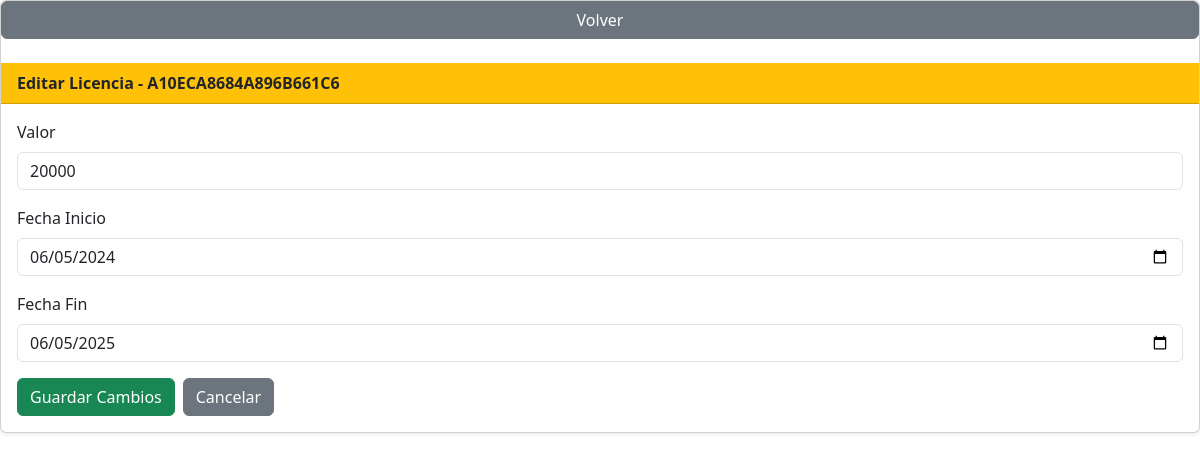
The app's page /roles/superAdministrador/editarLicencias.php?editar=A10ECA8684A896B661C6 (signed in) with its own data.
### tables this page shows
CREATE TABLE `licencias` (
  `id_licencia` varchar(20) NOT NULL,
  `id_tipo_licencia` int(11) NOT NULL,
  `valor` int(11) NOT NULL,
  `fecha_inicio` date NOT NULL,
  `fecha_fn` date NOT NULL,
  `UsosGastados` int(11) NOT NULL,
  `id_empresa` int(11) NOT NULL,
  `id_estado` int(11) NOT NULL,
  `created_at` timestamp NOT NULL DEFAULT current_timestamp()
);

### roles/superAdministrador/editarLicencias.php (the view, shortened to what this page needs)
<?php
$conexion = new database;
$con = $conexion->conectar();
$datosLicencia = null;
if (isset($_GET['editar'])) {
    $idEditar = $_GET['editar'];
    $consulta = $con->prepare(
        "SELECT * FROM licencias WHERE id_licencia = ?"
    );
    $consulta->execute([$idEditar]);
    $datosLicencia = $consulta->fetch(PDO::FETCH_ASSOC);
}
?>
<!DOCTYPE html>
<html lang="en">
<head>
    <link href="https://cdn.jsdelivr.net/npm/bootstrap@5.3.5/dist/css/bootstrap.min.css" rel="stylesheet">
</head>
<body>
    <div class="card mb-4 shadow-sm">
        <button onclick="window.location.href='index.php'" class="btn btn-secondary mb-4">Volver</button>
        <div class="card-header bg-warning text-dark">
            <strong>Editar Licencia - <?php echo $datosLicencia['id_licencia']; ?></strong>
        </div>
        <div class="card-body">
            <form action="" method="POST">
                <div class="mb-3">
                    <label for="valor" class="form-label">Valor</label>
                    <input type="number" class="form-control" name="valor" value="<?php echo $datosLicencia['valor']; ?>" required>
                </div>
                <div class="mb-3">
                    <label for="fecha_inicio" class="form-label">Fecha Inicio</label>
                    <input type="date" class="form-control" name="fecha_inicio" value="<?php echo $datosLicencia['fecha_inicio']; ?>" required>
                </div>
                <div class="mb-3">
                    <label for="fecha_fn" class="form-label">Fecha Fin</label>
                    <input type="date" class="form-control" name="fecha_fn" value="<?php echo $datosLicencia['fecha_fn']; ?>" required>
                </div>
                <div class="d-flex gap-2">
                    <button type="submit" name="actualizar" class="btn btn-success">Guardar Cambios</button>
                    <a href="index.php" class="btn btn-secondary">Cancelar</a>
                </div>
            </form>
        </div>
    </div>
</body>
</html>

### records on screen
licencias: id_licencia "A10ECA8684A896B661C6", valor "20000", fecha_inicio "06/05/2024", fecha_fn "06/05/2025"
